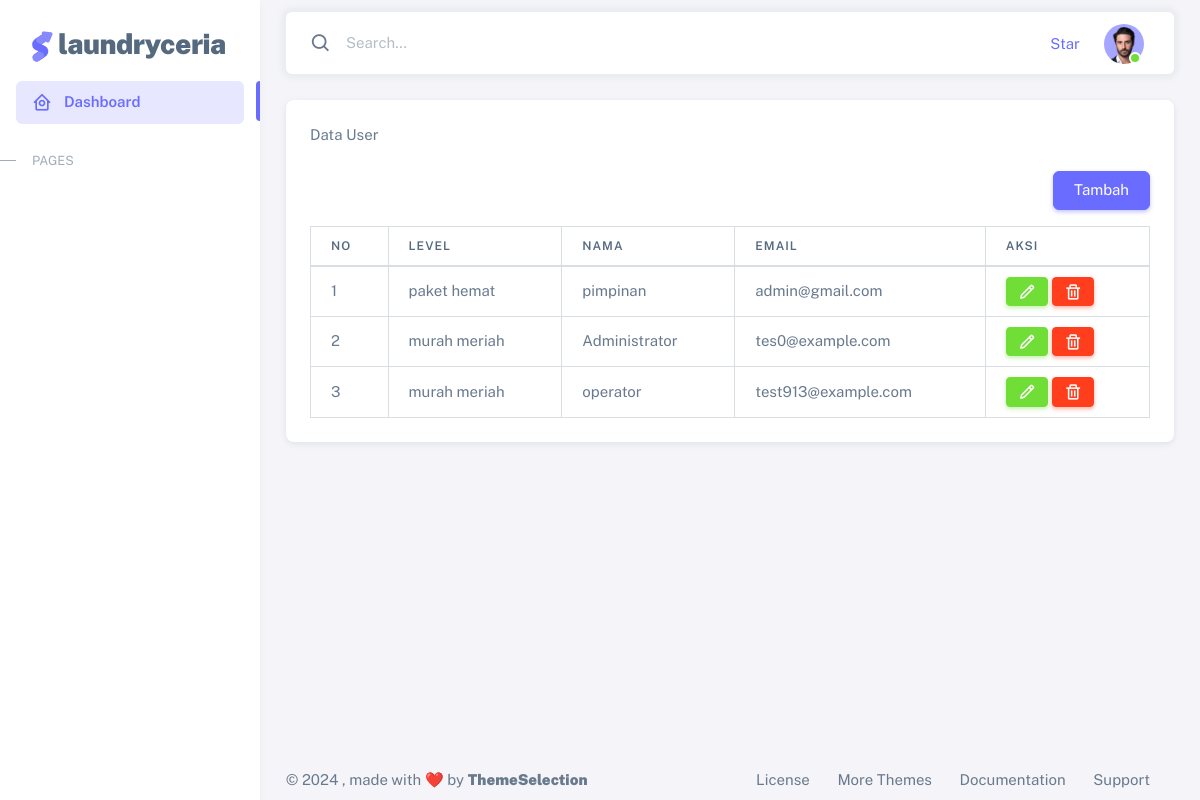
Screenshot of /user.php with the database file from the repository.
### tables this page shows
CREATE TABLE `user` (
  `id` int(11) NOT NULL,
  `id_level` int(11) NOT NULL,
  `nama` varchar(50) NOT NULL,
  `email` varchar(50) NOT NULL,
  `username` varchar(50) NOT NULL,
  `password` varchar(100) NOT NULL,
  `created_at` timestamp NOT NULL DEFAULT current_timestamp(),
  `updated_at` timestamp NOT NULL DEFAULT current_timestamp() ON UPDATE current_timestamp()
);

CREATE TABLE `level` (
  `id` int(11) NOT NULL,
  `nama_level` varchar(50) NOT NULL,
  `created_at` timestamp NOT NULL DEFAULT current_timestamp(),
  `updated_at` timestamp NOT NULL DEFAULT current_timestamp() ON UPDATE current_timestamp()
);

### user.php (the view, shortened to what this page needs)
<?php
include 'koneksi.php';
$queryUser = mysqli_query($koneksi, "SELECT level.nama_level,  user.* FROM user
LEFT JOIN level ON level.id = user.id_level
ORDER BY id DESC");
?>
<!DOCTYPE html>
<html
    lang="en"
    class="light-style layout-menu-fixed"
    dir="ltr"
    data-theme="theme-default"
    data-assets-path="../assets/"
    data-template="vertical-menu-template-free">
<head>
    <?php include 'assets/inc/head.php' ?>
</head>
<body>
    <div class="layout-wrapper layout-content-navbar">
        <div class="layout-container">
            <?php include 'assets/inc/sidebar.php'; ?>
            <div class="layout-page">
                <?php include 'assets/inc/navbar.php'; ?>
                <div class="content-wrapper">
                    <div class="container-xxl flex-grow-1 container-p-y">
                        <div class="row">
                            <div class="col-sm-12">
                                <div class="card">
                                    <div class="card-header">Data User</div>
                                    <div class="card-body">
                                        <div align="right" class="mb-3">
                                            <a href="tambah-user.php" class="btn btn-primary">Tambah</a>
                                        </div>
                                        <table class="table table-bordered">
                                            <thead>
                                                <tr>
                                                    <th>No</th>
                                                    <th>Level</th>
                                                    <th>Nama</th>
                                                    <th>Email</th>
                                                    <th>Aksi</th>
                                                </tr>
                                            </thead>
                                            <tbody>
                                                <?php $no = 1;
                                                while ($rowUser = mysqli_fetch_assoc($queryUser)) {
                                                ?>
                                                    <tr>
                                                        <td><?php echo $no++ ?></td>
                                                        <td><?php echo $rowUser['nama_level'] ?></td>
                                                        <td><?php echo $rowUser['nama'] ?></td>
                                                        <td><?php echo $rowUser['email'] ?></td>
                                                        <td>
                                                            <a href="tambah-user.php?edit=<?php echo $rowUser['id'] ?>" class="btn btn-success btn-sm">
                                                                <span class="tf-icon bx bx-pencil bx-18px "></span>
                                                            </a>
                                                            <a onclick="return confirm('Apakah anda yakin akan menghapus data ini??')"
                                                                href="user.php?delete=<?php echo $rowUser['id'] ?>" class="btn btn-danger btn-sm">
                                                                <span class="tf-icon bx bx-trash bx-18px "></span>
                                                            </a>
                                                        </td>
                                                    </tr>
                                                <?php } ?>
                                            </tbody>
                                        </table>
                                    </div>
                                </div>
                            </div>
                        </div>
                    </div>
                    <footer class="content-footer footer bg-footer-theme">
                        <div class="container-xxl d-flex flex-wrap justify-content-between py-2 flex-md-row flex-column">
                            <div class="mb-2 mb-md-0">
                                ©
                                , made with ❤️ by
                                <a href="https://themeselection.com" target="_blank" class="footer-link fw-bolder">ThemeSelection</a>
                            </div>
                            <div>
                                <a href="https://themeselection.com/license/" class="footer-link me-4" target="_blank">License</a>
                                <a href="https://themeselection.com/" target="_blank" class="footer-link me-4">More Themes</a>
                                <a
                                    href="https://themeselection.com/demo/sneat-bootstrap-html-admin-template/documentation/"
                                    target="_blank"
                                    class="footer-link me-4">Documentation</a>
                                <a
                                    href="https://github.com/themeselection/sneat-html-admin-template-free/issues"
                                    target="_blank"
                                    class="footer-link me-4">Support</a>
                            </div>
                        </div>
                    </footer>
                </div>
            </div>
        </div>
    </div>
</body>
</html>

### rows the page displays
user: id_level.nama_level "paket hemat", nama "pimpinan", email "admin@gmail.com"
user: id_level.nama_level "murah meriah", nama "Administrator", email "tes0@example.com"
user: id_level.nama_level "murah meriah", nama "operator", email "test913@example.com"
